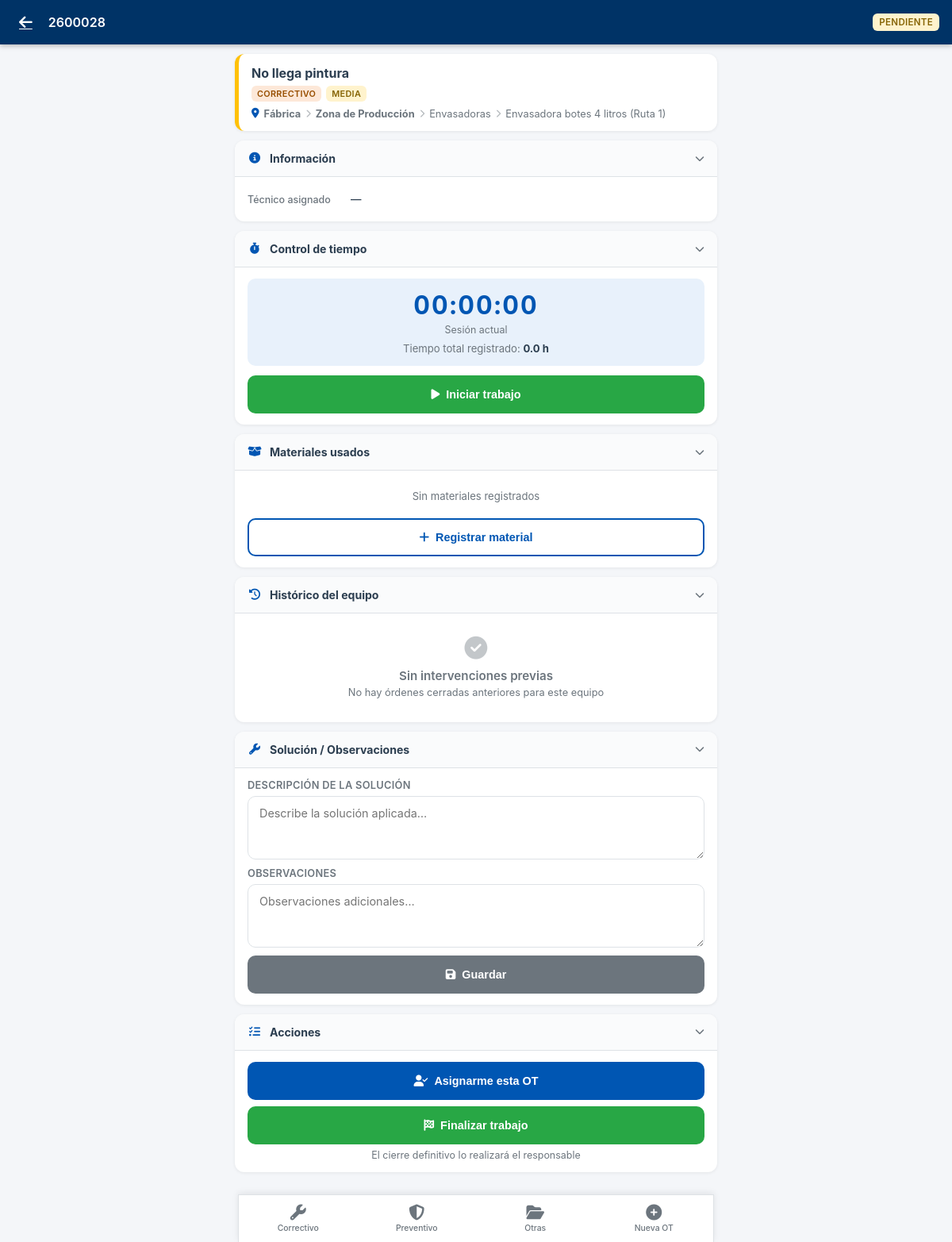
Screenshot of /movil/ot/34 (signed in) with the database file from the repository.
### models.py (models this page shows, shortened)
class OrdenTrabajo(db.Model):
    id = db.Column(db.Integer, primary_key=True)
    numero = db.Column(db.String(20), unique=True, nullable=False)
    tipo = db.Column(db.String(20), nullable=False)  # correctivo, preventivo
    prioridad = db.Column(db.String(20), default='media')  # urgente, alta, media, baja
    estado = db.Column(db.String(20), default='pendiente')  # pendiente, asignada, en_curso, cerrada, cancelada
    fechaCreacion = db.Column(db.DateTime, default=datetime.now)
    fechaProgramada = db.Column(db.DateTime)
    fechaInicio = db.Column(db.DateTime)
    fechaFin = db.Column(db.DateTime)
    titulo = db.Column(db.String(200), nullable=False)
    descripcionProblema = db.Column(db.Text)
    descripcionSolucion = db.Column(db.Text)
    observaciones = db.Column(db.Text)
    equipoTipo = db.Column(db.String(20), nullable=False)  # empresa, planta, zona, linea, maquina, elemento
    equipoId = db.Column(db.Integer, nullable=False)
    maquinaId = db.Column(db.Integer, db.ForeignKey('maquina.id'), nullable=True)
    elementoId = db.Column(db.Integer, db.ForeignKey('elemento.id'))
    planPreventivoId = db.Column(db.Integer, db.ForeignKey('plan_preventivo.id'))  # LEGACY - Deprecado
    asignacionGamaId = db.Column(db.Integer, db.ForeignKey('asignacion_gama.id'))  # LEGACY - Deprecado
    gamaId          = db.Column(db.Integer, db.ForeignKey('gama_mantenimiento.id'), nullable=True)
    frecuenciaTipo  = db.Column(db.String(20))   # 'dias' | 'semanas' | 'meses'
    frecuenciaValor = db.Column(db.Integer)       # número entero
    gama = db.relationship('GamaMantenimiento', foreign_keys=[gamaId])
    tecnicoAsignado = db.Column(db.String(100))  # Técnico principal (legacy)
    tiempoEstimado = db.Column(db.Float)  # horas
    tiempoReal = db.Column(db.Float)  # horas (calculado de registros)
    tiempoParada = db.Column(db.Float)  # horas de parada de máquina
    costeTallerExterno = db.Column(db.Float, default=0)  # Total acumulado (calculado)
    descripcionTallerExterno = db.Column(db.Text)  # LEGACY - primer coste
    proveedorExterno = db.Column(db.String(100))   # LEGACY - primer coste
    costesExternosJson = db.Column(db.Text)  # JSON list de {proveedor, descripcion, coste}
    creadoPor = db.Column(db.String(100))
    cerradoPor = db.Column(db.String(100))
    consumos = db.relationship('ConsumoRecambio', backref='ordenTrabajo', lazy=True, cascade='all, delete-orphan')
    registrosTiempo = db.relationship('RegistroTiempo', backref='ordenTrabajo', lazy=True, cascade='all, delete-orphan')
    respuestasChecklist = db.relationship('RespuestaChecklist', backref='ordenTrabajo', lazy=True, cascade='all, delete-orphan')

class Planta(db.Model):
    id = db.Column(db.Integer, primary_key=True)
    empresaId = db.Column(db.Integer, db.ForeignKey('empresa.id'), nullable=False)
    codigo = db.Column(db.String(10), nullable=False)
    nombre = db.Column(db.String(100), nullable=False)
    descripcion = db.Column(db.Text)
    direccion = db.Column(db.String(200))
    zonas = db.relationship('Zona', backref='planta', lazy=True, cascade='all, delete-orphan')

class Zona(db.Model):
    id = db.Column(db.Integer, primary_key=True)
    plantaId = db.Column(db.Integer, db.ForeignKey('planta.id'), nullable=False)
    codigo = db.Column(db.String(10), nullable=False)
    nombre = db.Column(db.String(100), nullable=False)
    descripcion = db.Column(db.Text)
    lineas = db.relationship('Linea', backref='zona', lazy=True, cascade='all, delete-orphan')

class Linea(db.Model):
    id = db.Column(db.Integer, primary_key=True)
    zonaId = db.Column(db.Integer, db.ForeignKey('zona.id'), nullable=False)
    codigo = db.Column(db.String(10), nullable=False)
    nombre = db.Column(db.String(100), nullable=False)
    descripcion = db.Column(db.Text)
    maquinas = db.relationship('Maquina', backref='linea', lazy=True, cascade='all, delete-orphan')

class Maquina(db.Model):
    id = db.Column(db.Integer, primary_key=True)
    lineaId = db.Column(db.Integer, db.ForeignKey('linea.id'), nullable=False)
    codigo = db.Column(db.String(10), nullable=False)
    nombre = db.Column(db.String(100), nullable=False)
    modelo = db.Column(db.String(50))
    fabricante = db.Column(db.String(50))
    numeroSerie = db.Column(db.String(50))
    descripcion = db.Column(db.Text)
    fechaInstalacion = db.Column(db.Date)
    criticidad = db.Column(db.String(20), default='media')  # alta, media, baja
    estado = db.Column(db.String(20), default='operativo')  # operativo, averiado, mantenimiento
    horasOperacion = db.Column(db.Integer, default=0)  # Contador de horas
    rav = db.Column(db.Float, default=0.0)             # Valor de reposición (RAV)
    elementos = db.relationship('Elemento', backref='maquina', lazy=True, cascade='all, delete-orphan')
    ordenesTrabajo = db.relationship('OrdenTrabajo', backref='maquina', lazy=True)
    planesPreventivos = db.relationship('PlanPreventivo', backref='maquina', lazy=True)
    recambiosAsociados = db.relationship('RecambioEquipo', backref='maquina', lazy=True)

### blueprints/mobile/routes.py (the view, shortened to what this page needs)
@bp.route('/ot/<int:id>')
@movil_required
def ver_ot(id):
    ot = OrdenTrabajo.query.get_or_404(id)
    _enrich_ot(ot)
    nombre_tecnico = _nombre_tecnico(current_user)
    trabajo_activo = RegistroTiempo.query.filter_by(
        ordenId=id, tecnico=nombre_tecnico, enCurso=True
    ).first()
    registros_tiempo = RegistroTiempo.query.filter_by(ordenId=id).order_by(
        RegistroTiempo.inicio.desc()
    ).all()
    consumos = ConsumoRecambio.query.filter_by(ordenId=id).all()
    tareas_gama = []
    tareas_realizadas_ids = set()
    checklist_items = []
    respuestas_map = {}
    historico_equipo = []
    et = ot.equipoTipo or ('maquina' if ot.maquinaId else None)
    ei = ot.equipoId or ot.maquinaId
    if et and ei:
        condiciones = [
            and_(OrdenTrabajo.equipoTipo == et, OrdenTrabajo.equipoId == ei)
        ]
        maq_id = ot.maquinaId or (ei if et == 'maquina' else None)
        if maq_id:
            condiciones.append(OrdenTrabajo.maquinaId == maq_id)
        historico_equipo = OrdenTrabajo.query.filter(
            OrdenTrabajo.id != ot.id,
            OrdenTrabajo.estado == 'cerrada',
            or_(*condiciones),
        ).order_by(OrdenTrabajo.fechaFin.desc()).limit(15).all()
    return render_template(
        'mobile/ot_detail.html',
        ot=ot,
        nombre_tecnico=nombre_tecnico,
        trabajo_activo=trabajo_activo,
        registros_tiempo=registros_tiempo,
        consumos=consumos,
        tareas_gama=tareas_gama,
        tareas_realizadas_ids=tareas_realizadas_ids,
        checklist_items=checklist_items,
        respuestas_map=respuestas_map,
        historico_equipo=historico_equipo,
    )

### templates/mobile/ot_detail.html (shortened to what this page needs)
{% extends "mobile/base.html" %}
{% block header %}
<a href="{{ url_for('mobile.home') }}" class="m-header-back">
  <i class="fas fa-arrow-left"></i>
</a>
<span class="m-header-title">{{ ot.numero }}</span>
<div class="m-header-actions">
  <span class="m-badge m-badge-estado-{{ ot.estado }}" style="font-size:.72rem;padding:4px 8px;">
    {{ ot.estado | replace('_', ' ') }}
  </span>
</div>
{% endblock %}
{% block content %}
<div class="m-ot-header-card prio-{{ ot.prioridad }}">
  <div class="m-ot-header-titulo">{{ ot.titulo }}</div>
  <div class="m-ot-header-badges">
    <span class="m-badge m-badge-tipo-{{ ot.tipo }}">{{ ot.tipo }}</span>
    <span class="m-badge m-badge-prio-{{ ot.prioridad }}">
      {{ ot.prioridad }}
    </span>
  </div>
  {% if ot._ruta %}
  <div class="m-ot-header-equipo">
    <i class="fas fa-map-marker-alt" style="color:var(--m-primary)"></i>
    {% for nivel in ot._ruta %}
    {% if not loop.first %}<i class="fas fa-chevron-right" style="font-size:.65rem;opacity:.5"></i>{% endif %}
    <span style="font-weight:{% if nivel.tipo in ['planta','zona'] %}700{% else %}400{% endif %}">{{ nivel.nombre
      }}</span>
    {% endfor %}
  </div>
  {% endif %}
</div>
<div class="m-section" id="sec-info">
  <div class="m-section-header">
    <div class="m-section-header-left">
      <i class="fas fa-info-circle"></i>Información
    </div>
    <i class="fas fa-chevron-down m-section-chevron"></i>
  </div>
  <div class="m-section-body">
    <div class="m-info-row">
      <span class="m-info-label">Técnico asignado</span>
      <span class="m-info-value">{{ ot.tecnicoAsignado or '—' }}</span>
    </div>
  </div>
</div>
{% if ot.estado not in ['cerrada', 'cancelada'] %}
<div class="m-section" id="sec-tiempo">
  <div class="m-section-header">
    <div class="m-section-header-left">
      <i class="fas fa-stopwatch"></i>Control de tiempo
    </div>
    <i class="fas fa-chevron-down m-section-chevron"></i>
  </div>
  <div class="m-section-body">
    <div class="m-timer-box">
      <div class="m-timer-value" id="timerDisplay">
        {% if trabajo_activo %}
        <span class="m-time-en-curso"><i class="fas fa-circle" style="font-size:.8rem"></i> En curso</span>
        {% else %}
        00:00:00
        {% endif %}
      </div>
      <div class="m-timer-label">Sesión actual</div>
      <div class="m-timer-total">
        Tiempo total registrado: <strong>{{ '%.1f' % (ot.tiempoReal or 0) }} h</strong>
      </div>
    </div>
    {% if trabajo_activo %}
    <button class="m-btn m-btn-warning m-btn-full" onclick="pausarTrabajo()">
      <i class="fas fa-pause"></i> Pausar trabajo
    </button>
    {% else %}
    <button class="m-btn m-btn-success m-btn-full" onclick="iniciarTrabajo()">
      <i class="fas fa-play"></i> Iniciar trabajo
    </button>
    {% endif %}
  </div>
</div>
{% endif %}
<div class="m-section" id="sec-consumos">
  <div class="m-section-header">
    <div class="m-section-header-left">
      <i class="fas fa-box-open"></i>
      Materiales usados
    </div>
    <i class="fas fa-chevron-down m-section-chevron"></i>
  </div>
  <div class="m-section-body">
    {% if consumos %}
    {% for c in consumos %}
    <div class="m-consumo-item">
      <div>
        <div class="m-consumo-nombre">{{ c.recambio.nombre if c.recambio else '—' }}</div>
        <div class="m-consumo-qty">Cantidad: {{ c.cantidad }} {{ c.recambio.unidadMedida if c.recambio else '' }}</div>
      </div>
      <div class="m-consumo-coste">
        {% if c.precioUnitario %}{{ '%.2f' % (c.cantidad * c.precioUnitario) }} €{% endif %}
      </div>
    </div>
    {% endfor %}
    {% else %}
    <p class="m-text-muted m-text-center" style="padding:10px 0">Sin materiales registrados</p>
    {% endif %}
    {% if ot.estado not in ['cerrada', 'cancelada'] %}
    <button class="m-btn m-btn-outline m-btn-full" style="margin-top:10px" onclick="abrirModalConsumo()">
      <i class="fas fa-plus"></i> Registrar material
    </button>
    {% endif %}
  </div>
</div>
{% if ot.equipoTipo or ot.maquinaId %}
{% if historico_equipo %}
<div class="m-section" id="sec-historico">
  <div class="m-section-header">
    <div class="m-section-header-left">
      <i class="fas fa-history"></i>
      Histórico del equipo
      <span class="m-badge" style="background:var(--m-primary-light);color:var(--m-primary);margin-left:6px">
        {{ historico_equipo|length }}
      </span>
    </div>
    <i class="fas fa-chevron-down m-section-chevron"></i>
  </div>
  <div class="m-section-body">
    {% for h in historico_equipo %}
    <div class="m-historico-item">
      <div class="m-historico-header">
        <div style="display:flex;align-items:center;gap:8px">
          <span class="m-historico-num">{{ h.numero }}</span>
          <span class="m-badge m-badge-tipo-{{ h.tipo }}">{{ h.tipo }}</span>
        </div>
        <span class="m-text-small m-text-muted">
          {{ h.fechaFin.strftime('%d/%m/%Y') if h.fechaFin else (h.fechaCreacion.strftime('%d/%m/%Y') if h.fechaCreacion
          else '—') }}
        </span>
      </div>
      {% if h.descripcionProblema %}
      <div class="m-historico-problema">
        <span class="m-historico-label">Problema</span>
        {{ h.descripcionProblema }}
      </div>
      {% endif %}
      {% if h.descripcionSolucion %}
      <div class="m-historico-solucion">
        <span class="m-historico-label">Solución</span>
        {{ h.descripcionSolucion }}
      </div>
      {% else %}
      <div class="m-historico-solucion m-historico-sin-sol">
        <span class="m-historico-label">Solución</span>
        <em>Sin registrar</em>
      </div>
      {% endif %}
      <div class="m-historico-meta">
        {% if h.tecnicoAsignado %}<span><i class="fas fa-user"></i> {{ h.tecnicoAsignado }}</span>{% endif %}
        {% if h.tiempoReal %}<span><i class="fas fa-clock"></i> {{ '%.1f' % h.tiempoReal }} h</span>{% endif %}
      </div>
    </div>
    {% endfor %}
  </div>
</div>
{% else %}
<div class="m-section" id="sec-historico">
  <div class="m-section-header">
    <div class="m-section-header-left">
      <i class="fas fa-history"></i>
      Histórico del equipo
    </div>
    <i class="fas fa-chevron-down m-section-chevron"></i>
  </div>
  <div class="m-section-body">
    <div class="m-empty" style="padding:16px 0">
      <i class="fas fa-check-circle" style="font-size:1.8rem"></i>
      <div class="m-empty-title">Sin intervenciones previas</div>
      <div class="m-empty-sub">No hay órdenes cerradas anteriores para este equipo</div>
    </div>
  </div>
</div>
{% endif %}
{% endif %}
{% if ot.estado not in ['cerrada', 'cancelada'] %}
<div class="m-section" id="sec-solucion">
  <div class="m-section-header">
    <div class="m-section-header-left">
      <i class="fas fa-wrench"></i>Solución / Observaciones
    </div>
    <i class="fas fa-chevron-down m-section-chevron"></i>
  </div>
  <div class="m-section-body">
    <div class="m-field">
      <label class="m-label">Descripción de la solución</label>
      <textarea class="m-textarea" id="descripcionSolucion" rows="3"
        placeholder="Describe la solución aplicada…">{{ ot.descripcionSolucion or '' }}</textarea>
    </div>
    <div class="m-field" style="margin-top:10px">
      <label class="m-label">Observaciones</label>
      <textarea class="m-textarea" id="observaciones" rows="2"
        placeholder="Observaciones adicionales…">{{ ot.observaciones or '' }}</textarea>
    </div>
    <button class="m-btn m-btn-secondary m-btn-full" style="margin-top:10px" onclick="guardarSolucion()">
      <i class="fas fa-save"></i> Guardar
    </button>
  </div>
</div>
<div class="m-section" id="sec-acciones">
  <div class="m-section-header">
    <div class="m-section-header-left">
      <i class="fas fa-tasks"></i>Acciones
    </div>
    <i class="fas fa-chevron-down m-section-chevron"></i>
  </div>
  <div class="m-section-body">
    {% if ot.estado == 'pendiente' %}
    <button class="m-btn m-btn-primary m-btn-full" style="margin-bottom:8px" onclick="cambiarEstado('asignada')">
      <i class="fas fa-user-check"></i> Asignarme esta OT
    </button>
    {% endif %}
    {% if ot.estado in ['pendiente', 'asignada', 'en_curso'] %}
    {% if tecnico_puede_cerrar %}
    <button class="m-btn m-btn-success m-btn-full" onclick="confirmarCerrar('cerrada')">
      <i class="fas fa-check-circle"></i> Cerrar orden de trabajo
    </button>
    {% else %}
    <button class="m-btn m-btn-success m-btn-full" onclick="confirmarCerrar('cerrado_parcial')">
      <i class="fas fa-flag-checkered"></i> Finalizar trabajo
    </button>
    <p class="m-text-muted m-text-small" style="margin-top:6px;text-align:center">
      El cierre definitivo lo realizará el responsable
    </p>
    {% endif %}
    {% endif %}
  </div>
</div>
{% endif %}
{% endblock %}

### rows the page displays
OrdenTrabajo: numero "2600028", estado "PENDIENTE", titulo "No llega pintura", tipo "CORRECTIVO", prioridad "MEDIA", tecnicoAsignado "—", tiempoReal "0.0"
Planta: nombre "Fábrica"
Zona: nombre "Zona de Producción"
Linea: nombre "Envasadoras"
Maquina: nombre "Envasadora botes 4 litros (Ruta 1)"
